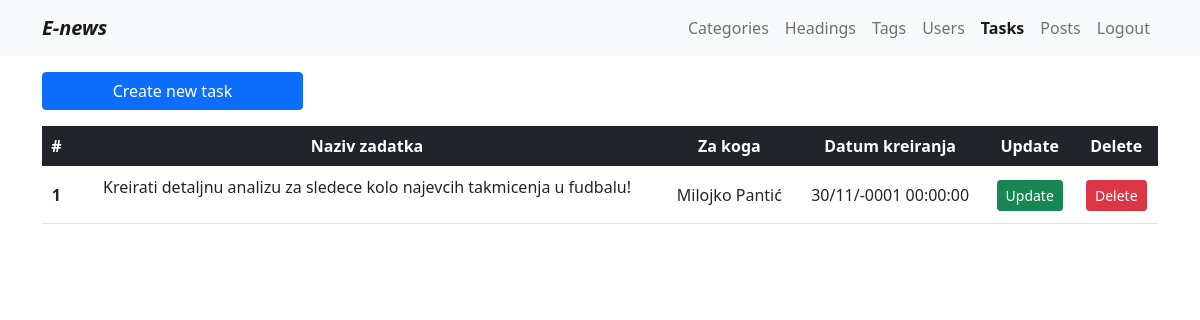
/admin.php?page=tasks (signed in), run on the app's committed database.
### tables this page shows
CREATE TABLE `tasks` (
  `id` int(11) NOT NULL,
  `description` text NOT NULL,
  `created_at` datetime NOT NULL DEFAULT current_timestamp(),
  `user_id` int(11) NOT NULL
);

CREATE TABLE `users` (
  `id` int(11) NOT NULL,
  `first_name` varchar(50) NOT NULL,
  `last_name` varchar(50) NOT NULL,
  `email` varchar(70) NOT NULL,
  `password` varchar(50) NOT NULL,
  `created_at` datetime NOT NULL DEFAULT current_timestamp(),
  `updated_at` datetime DEFAULT NULL,
  `role_id` int(11) NOT NULL,
  `category_id` int(11) DEFAULT NULL
);

### models/function.php (called while the page is built, shortened)
<?php
function getAllTasks($user_id = '')
{
    global $conn;
    $res = '';
    if ($user_id != "") {
        $res = $conn->query("SELECT t.* FROM tasks t JOIN users u ON t.user_id = u.id WHERE t.user_id = '$user_id'")->fetchAll();
    } else {
        $res = $conn->query("SELECT t.*,u.first_name, u.last_name FROM tasks t JOIN users u ON t.user_id = u.id ")->fetchAll();
    }
    return $res;
}

### pages/pages/admin/tasks/index.php (the view, shortened to what this page needs)
<main class="container">
    <div class="row my-3">
        <div class="col-lg-3">
            <div class="d-grid"><a href="admin.php?page=insert_update_task" class="btn btn-primary">Create new task</a></div>
        </div>
    </div>
    <div class="row mb-3">
        <div class="table-responsive-sm table-responsive-md">
            <table class="table text-center align-middle">
                <thead class="table-dark">
                    <tr>
                        <th>#</th>
                        <th>Naziv zadatka</th>
                        <th>Za koga</th>
                        <th>Datum kreiranja</th>
                        <th>Update</th>
                        <th>Delete</th>
                    </tr>
                </thead>
                <tbody>
                    <?php
                    $tasks = getAllTasks();
                    $rb  = 1;
                    foreach ($tasks as $task) :
                    ?>
                        <tr>
                            <th><?= $rb++ ?></th>
                            <td><?= $task->description ?></td>
                            <td><?= $task->first_name . ' ' . $task->last_name ?></td>
                            <td><?= date('d/m/Y H:i:s', strtotime($task->created_at)) ?></td>
                            <td><a href="admin.php?page=insert_update_task&id=<?= $task->id ?>" class="btn btn-sm btn-success" data-id="<?= $task->id ?>">Update</td>
                            <td><button type="button" class="btn btn-sm btn-danger delete-task" data-id="<?= $task->id ?>">Delete</td>
                        </tr>
                    <?php endforeach; ?>
                </tbody>
            </table>
        </div>
    </div>
</main>

### data on the page
tasks: description "Kreirati detaljnu analizu za sledece kolo najevcih takmicenja u fudbalu!", user.first_name "Milojko", user.last_name "Pantić", created_at "30/11/-0001 00:00:00"
